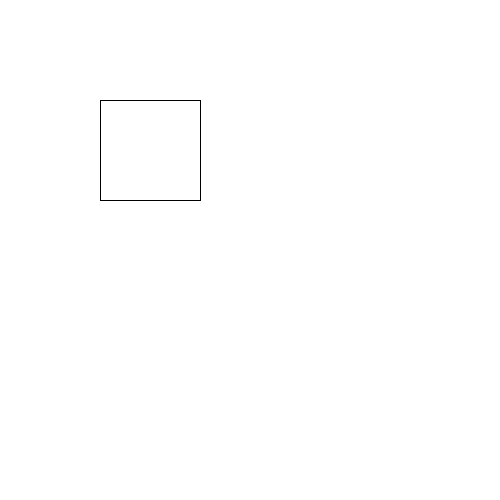
Frame 1 (no input)
Frame 60 (the mouse pressed at the canvas centre just before this capture): identical to frame 1, image omitted
Frame 120 (the mouse held since frame 60 and released just before this capture): identical to frame 1, image omitted

The Processing sketch that drew this single still picture (run headless with seeded random() and noise(); from frame 60 on, the mouse is pressed at the canvas centre):

// Processing sketch: Probeersel_beetje_vaag
// ── Probeersel_beetje_vaag.pde
void setup() {
 size(500, 500);
 println("Dit is OOPD. mooi hoor.");
 background(255);
}

void draw() {
 rect(100, 100, 100, 100); 
}
